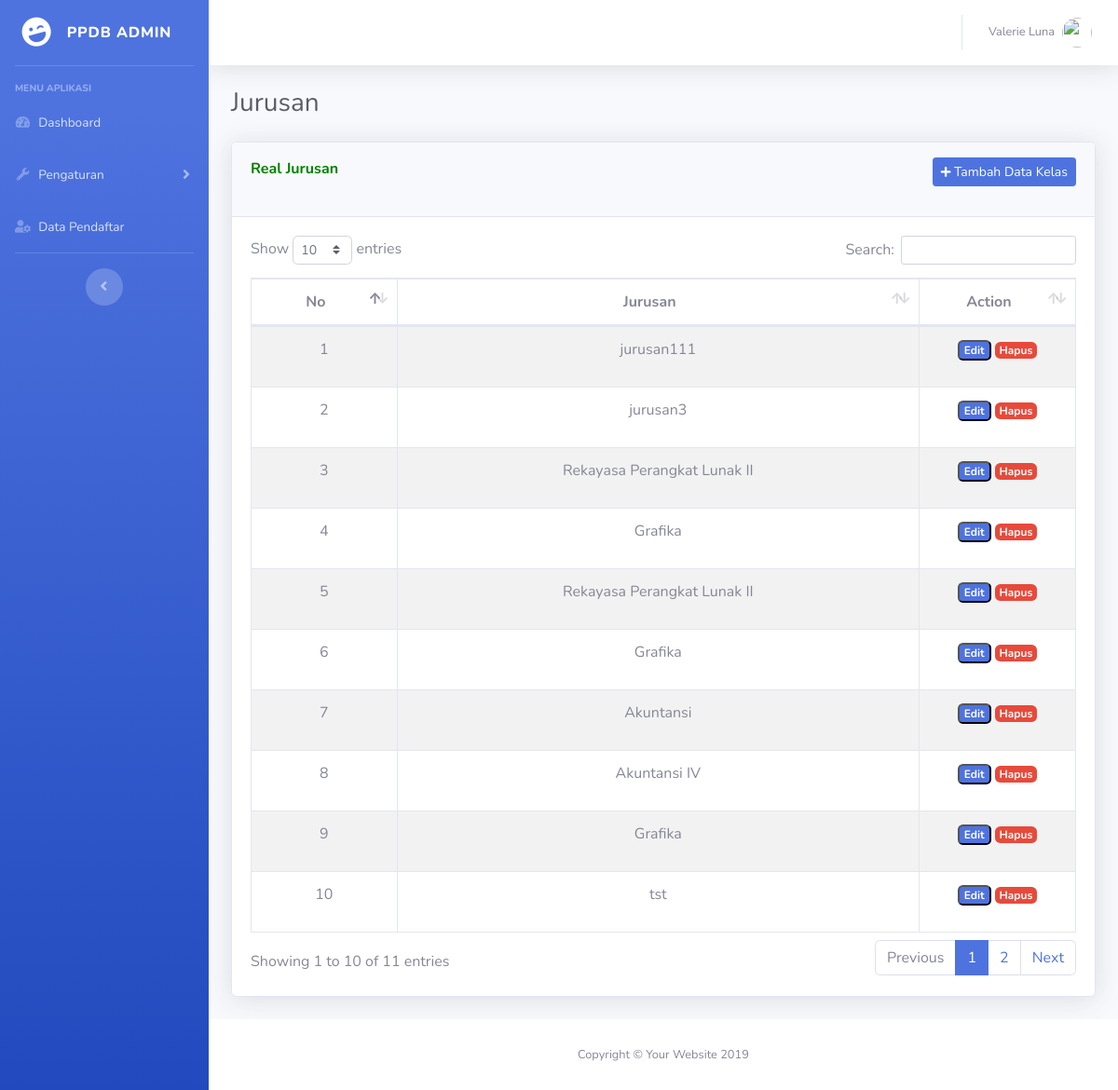
Screenshot of /index.php/home/jurusan with the database file from the repository.
### tables this page shows
CREATE TABLE `jurusan` (
  `id` int(11) NOT NULL,
  `jurusan` varchar(200) NOT NULL
);

### application/controllers/Home.php (called while the page is built, shortened)
<?php
class Home extends CI_Controller
{
	function __construct()
	{
		$this->load->model('M_admin_home');
		$this->load->model('M_dashboard');
	}
	public function jurusan()
	{
		$data['jrs'] = $this->M_admin_home->tampil_j();
		$data['title'] = 'Jurusan';
		$this->load->view('back/header', $data);
		$this->load->view('back/sidebar');
		$this->load->view('back/topbar');
		$this->load->view('back/jurusan/dashboard', $data);
		$this->load->view('back/footer');
	}
}

### index.php (called while the page is built, shortened)
<?php
require_once BASEPATH.'core/CodeIgniter.php';

### application/models/M_admin_home.php (called while the page is built, shortened)
<?php
class M_admin_home extends CI_Model
{
    public function tampil_j()
    {
        return $this->db->get('jurusan')->result_array();
    }
}

### application/views/back/jurusan/dashboard.php (the view, shortened to what this page needs)
<div class="container-fluid" style="margin-top: 20px">
    <h1 class="h3 mb-4 text-gray-800"><?php echo $title; ?></h1>
    <div class="card shadow mb-4 card-responsive">
        <div class="card-header py-3">
            <class="m-0 font-weight-bold text-primary">
                <font color="green"><b> Real <?php echo $title; ?></b></font>
                <h6 class="m-0 font-weight-bold text-primary float-right">
                    <button class="btn btn-sm btn-primary mb-3" data-toggle="modal" data-target="#tambahdata_kelas"><i class="fas fa-plus fa-sm"></i> Tambah Data Kelas</button>
        </div>
        <div class="card-body">
            <div class="table-responsive">
                <table class="table table-bordered table-striped text-center" id="dataTable" width="100%" cellspacing="0">
                    <thead>
                        <tr>
                            <th>No</th>
                            <th>Jurusan</th>
                            <th style="width: 125px;">Action</th>
                        </tr>
                    </thead>
                    <tbody>
                        <?php
                        $no = 1;
                        foreach ($jrs  as $j) :
                        ?>
                            <tr>
                                <td><?php echo $no++ ?></td>
                                <td><?php echo $j['jurusan']; ?></td>
                                <td>
                                    <button class="badge badge-primary mb-3" data-toggle="modal" data-target="#editdata_kelas<?php echo $j['id']; ?>">Edit</button>
                                    <a href="<?= base_url(); ?>Jurusan/hapus/<?= $j['id']; ?>" class="badge badge-danger">Hapus</a>
                                </td>
                            </tr>
                        <?php endforeach; ?>
                    </tbody>
                </table>
            </div>
        </div>
    </div>
</div>
</div>
<?php $no = 0;
foreach ($jrs as $j) : $no++; ?>
    </div>
<?php endforeach; ?>

### rows the page displays
jurusan: jurusan "jurusan111"
jurusan: jurusan "jurusan3"
jurusan: jurusan "Rekayasa Perangkat Lunak II"
jurusan: jurusan "Grafika"
jurusan: jurusan "Rekayasa Perangkat Lunak II"
jurusan: jurusan "Grafika"
jurusan: jurusan "Akuntansi"
jurusan: jurusan "Akuntansi IV"
jurusan: jurusan "Grafika"
jurusan: jurusan "tst"

### other values shown
$title "Jurusan"
